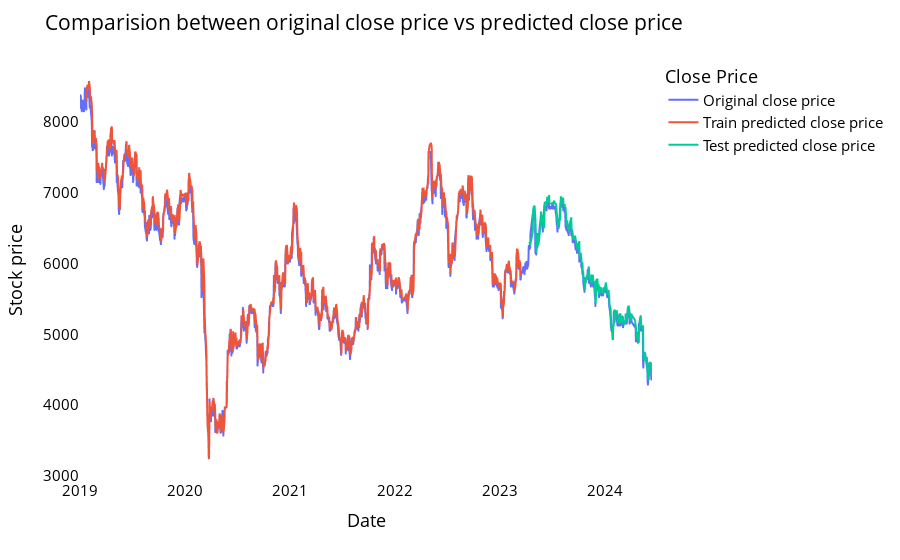

The code cell stored with this chart in its notebook:
### Markdown cell above
<a name="lstm_grucomparechart"></a>

#### Comparision between original stock close price vs predicted close price

### Code cell
# shift train predictions for plotting

look_back=time_step
trainPredictPlot = np.empty_like(closedf)
trainPredictPlot[:, :] = np.nan
trainPredictPlot[look_back:len(train_predict)+look_back, :] = train_predict
print("Train predicted data: ", trainPredictPlot.shape)

# shift test predictions for plotting
testPredictPlot = np.empty_like(closedf)
testPredictPlot[:, :] = np.nan
testPredictPlot[len(train_predict)+(look_back*2)+1:len(closedf)-1, :] = test_predict
print("Test predicted data: ", testPredictPlot.shape)

names = cycle(['Original close price','Train predicted close price','Test predicted close price'])

plotdf = pd.DataFrame({'date': close_stock['date'],
                       'original_close': close_stock['close'],
                      'train_predicted_close': trainPredictPlot.reshape(1,-1)[0].tolist(),
                      'test_predicted_close': testPredictPlot.reshape(1,-1)[0].tolist()})

fig = px.line(plotdf,x=plotdf['date'], y=[plotdf['original_close'],plotdf['train_predicted_close'],
                                          plotdf['test_predicted_close']],
              labels={'value':'Stock price','date': 'Date'})
fig.update_layout(title_text='Comparision between original close price vs predicted close price',
                  plot_bgcolor='white', font_size=15, font_color='black', legend_title_text='Close Price')
fig.for_each_trace(lambda t:  t.update(name = next(names)))

fig.update_xaxes(showgrid=False)
fig.update_yaxes(showgrid=False)
fig.show()

### Figure 1 — Plotly figure (JSON) as saved in the notebook; plotly's stock layout.template omitted (floating-point values rounded to 4 significant figures; data arrays with more than 128 entries replaced by an {"elided": "..."} marker saying what was removed)
{"data": [{"hovertemplate": "variable=original_close<br>Date=%{x}<br>Stock price=%{y}<extra></extra>", "legendgroup": "original_close", "line": {"color": "#636efa", "dash": "solid"}, "marker": {"symbol": "circle"}, "mode": "lines", "name": "Original close price", "showlegend": true, "type": "scattergl", "x": {"elided": "1374 str values"}, "xaxis": "x", "y": {"elided": "1374 int values"}, "yaxis": "y"}, {"hovertemplate": "variable=train_predicted_close<br>Date=%{x}<br>Stock price=%{y}<extra></extra>", "legendgroup": "train_predicted_close", "line": {"color": "#EF553B", "dash": "solid"}, "marker": {"symbol": "circle"}, "mode": "lines", "name": "Train predicted close price", "showlegend": true, "type": "scattergl", "x": {"elided": "1374 str values"}, "xaxis": "x", "y": {"elided": "1374 float values"}, "yaxis": "y"}, {"hovertemplate": "variable=test_predicted_close<br>Date=%{x}<br>Stock price=%{y}<extra></extra>", "legendgroup": "test_predicted_close", "line": {"color": "#00cc96", "dash": "solid"}, "marker": {"symbol": "circle"}, "mode": "lines", "name": "Test predicted close price", "showlegend": true, "type": "scattergl", "x": {"elided": "1374 str values"}, "xaxis": "x", "y": {"elided": "1374 float values"}, "yaxis": "y"}], "layout": {"font": {"color": "black", "size": 15}, "legend": {"title": {"text": "Close Price"}, "tracegroupgap": 0}, "margin": {"t": 60}, "plot_bgcolor": "white", "title": {"text": "Comparision between original close price vs predicted close price"}, "xaxis": {"anchor": "y", "domain": [0, 1], "showgrid": false, "title": {"text": "Date"}}, "yaxis": {"anchor": "x", "domain": [0, 1], "showgrid": false, "title": {"text": "Stock price"}}}}
